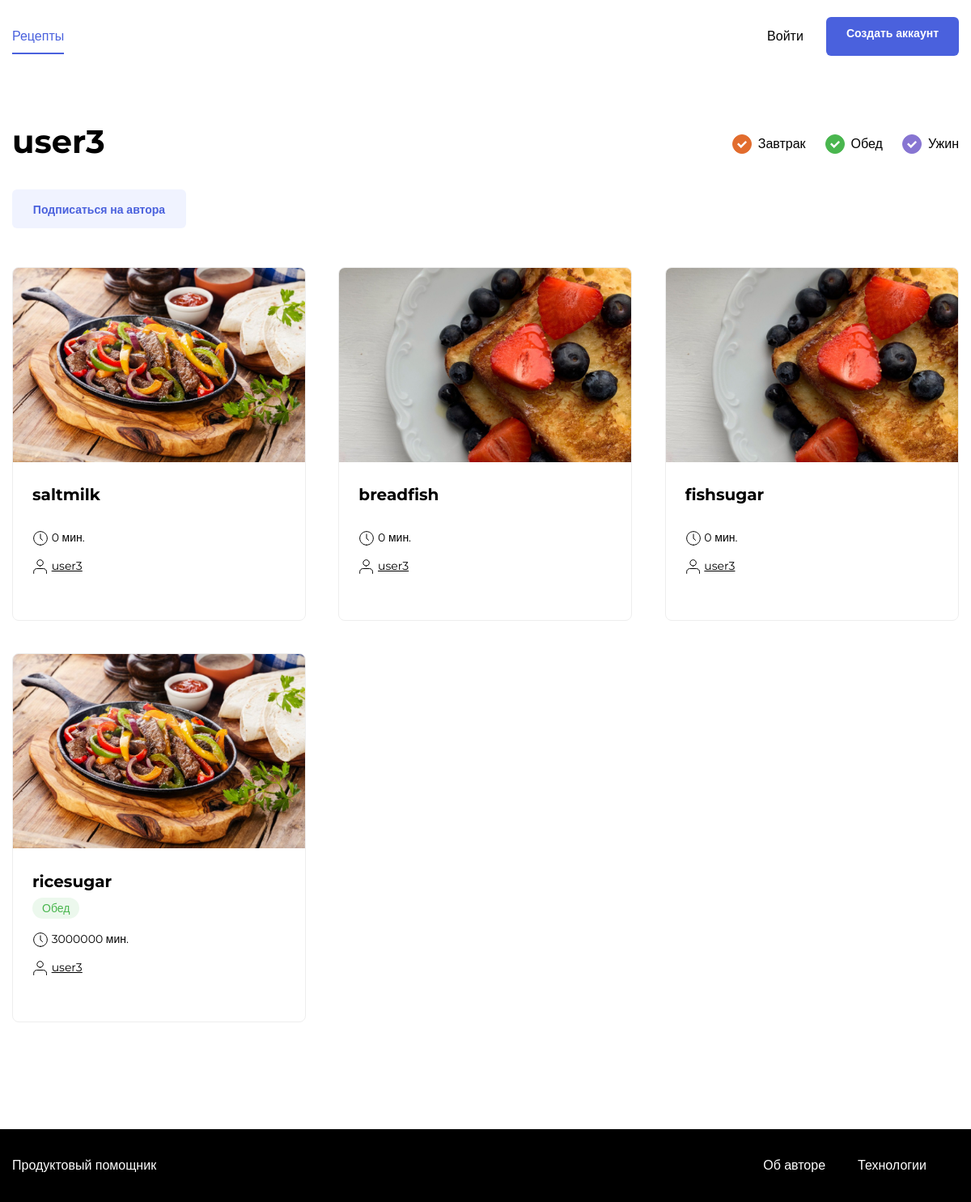
Page /user3/ on the earlier database version.
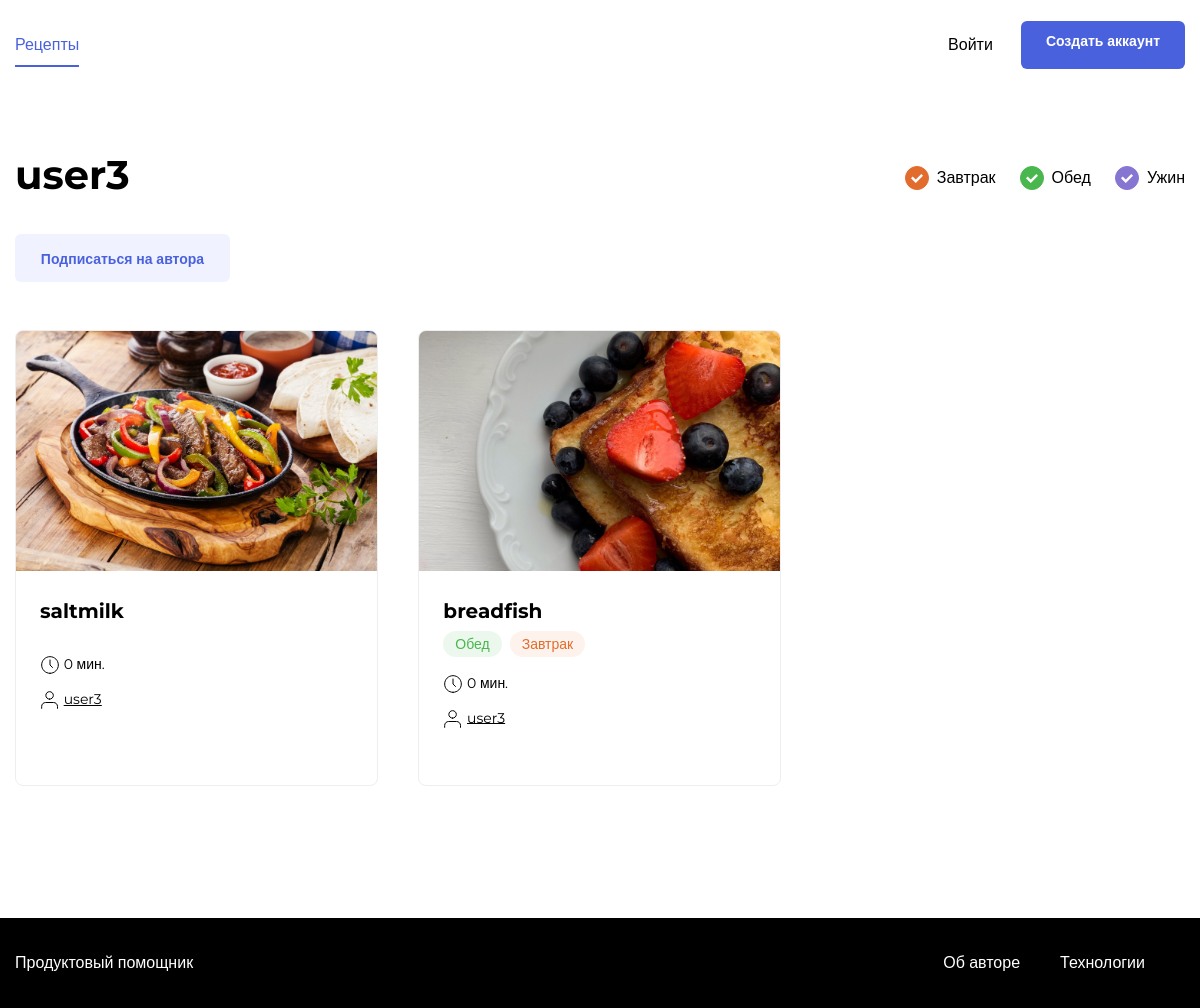
Same page on the later database version.
### recipes/models.py (models this page shows, shortened)
class Recipe(models.Model):
    author = models.ForeignKey(User, on_delete=models.CASCADE, related_name="recipes")
    title = models.CharField(max_length = 100)
    image = models.ImageField(upload_to='static/images/recipes/', blank=True, null=True)
    text = models.TextField(null=True)
    ingredients = models.ManyToManyField(Ingredient, through='recipeingredient')
    tag = models.ManyToManyField('Tag')
    preparing_time = models.PositiveSmallIntegerField(default=0, null=True)

class Tag(models.Model):
    title = models.CharField(max_length=100)
    en_title = models.CharField(max_length=100, null=True)

### foodgram/views.py (the view)
# urls.py: path('<str:author>/', foodgramviews.authors_recipes, name="authors_recipes"),
def authors_recipes(request, author):
    author = get_object_or_404(User, username=author)
    recipe_list = author.recipes.all()
    paginator = Paginator(recipe_list, 6)
    page_number = request.GET.get('page')
    page = paginator.get_page(page_number)
    return render(request, 'authorRecipe.html', {'page': page, 'paginator': paginator, 'author' : author})

### recipes/templates/authorRecipe.html (shortened to what this page needs)
<!doctype html>
<html lang="en">
{% load static %}
<head>
    <link rel="stylesheet" href="{% static './pages/index.css' %}">
</head>
<body class="body">
  <header class="header">
    {% if user.is_authenticated %}
        {% include 'includes/nav_auth.html' %}
    {% else %}
        {% include 'includes/nav_not_auth.html' %}
    {% endif %}
    </header>
    <main class="main container">
        <div class="main__header">
            <h1 class="main__title">{{ author }}</h1>
            <ul class="tags">
                <li class="tags__item">
                    <a id="breakfast" class="tags__checkbox tags__checkbox_style_orange tags__checkbox_active" href="#"></a>
                    <span class="tags__label">Завтрак</span>
                </li>
                <li class="tags__item">
                    <a id="lunch" class="tags__checkbox tags__checkbox_style_green tags__checkbox_active" href="#"></a>
                    <span for="lunch" class="tags__label">Обед</span>
                </li>
                <li class="tags__item">
                    <a id="dinner" class="tags__checkbox tags__checkbox_style_purple tags__checkbox_active" href="#"></a>
                    <label for="dinner" class="tags__label">Ужин</label>
                </li>
            </ul>
        </div>
        <div class="author-subscribe" data-author="{{ author.id }}">
            <p style="padding: 0 0 2em 0;"><button class="button button_style_light-blue button_size_subscribe" name="subscribe" data-out>Подписаться на автора</button></p>
        </div>
        <div class="card-list" >
            {% for recipe in page %}
                {% include 'includes/recipe_content.html' with recipe=recipe %}
            {% endfor %}
        </div>
    </main>
    {% include 'includes/footer.html' %}
</body>
</html>

### recipes/templates/includes/nav_not_auth.html
<nav class="nav">
    <div class="nav__container container">
        <ul class="nav__items list">
            <li class="nav__item nav__item_active"><a href="{% url 'index' %}" class="nav__link link">Рецепты</a></li>
        </ul>
        <ul class="nav__items list">
            <li class="nav__item"><a href="{% url 'login' %}" class="nav__link link">Войти</a></li>
            <li class="nav__item"><a href="{% url 'signup' %}" class="button button_style_blue">Создать аккаунт</a></li>
        </ul>
    </div>
</nav>

### recipes/templates/includes/recipe_content.html (shortened to what this page needs)
{% load static %}
<div class="card" data-id="{{recipe.id}}">
    <a href="{% url 'recipe' recipe_id=recipe.id %}" class="link" target="_blank"><img src="{{ STATIC_URL }}/{{ recipe.image }}" alt="{{ recipe.title }}" class="card__image"></a>
    <div class="card__body">
        <a class="card__title link" href="{% url 'recipe' recipe_id=recipe.id %}" target="_blank">{{ recipe.title }}</a>
        <ul class="card__items">
            {% for tag in recipe.tag.all %}
                {% if tag.title == 'Обед' %}
                    <li class="card__item"><span class="badge badge_style_green">Обед</span></li>
                {% elif tag.title == 'Завтрак' %}
                    <li class="card__item"><span class="badge badge_style_orange">Завтрак</span></li>
                {% elif tag.title == 'Ужин' %}
                    <li class="card__item"><span class="badge badge_style_purple">Ужин</span></li>
                {% endif %}
            {% endfor %}
        </ul>
        <div class="card__items card__items_column">
            <p class="card__text"><span class="icon-time"></span> {{ recipe.preparing_time }} мин. </p>
            <p class="card__text"><span class="icon-user"></span> <a href="{% url 'authors_recipes' author=recipe.author %}" style="color: black"> {{ recipe.author }} </a></p>
        </div>
    </div>
    <div class="card__footer">
    </div>
</div>

### recipes/templates/includes/footer.html
{% load static %}
<footer class="footer">
    <div class="footer__container container">
        <a href="{% static '#' %}" class="footer__brand link">Продуктовый помощник</a>
        <ul class="footer__items">
            <li class="footer__item"><a href="{% static '#' %}" class="footer__link link">Об авторе </a></li>
            <li class="footer__item"><a href="{% static '#' %}" class="footer__link link">Технологии</a></li>
        </ul>
    </div>
</footer>

### static/pages/index.css (style rules this page uses)
* { box-sizing: border-box; }
html, body { min-height: 100%; }

### static/blocks/body/body.css (style rules this page uses)
.body { display: flex; flex-direction: column; }

### static/blocks/container/container.css (style rules this page uses)
.container { max-width: 1200px; padding: 0 15px; margin: 0 auto; width: 100%; }

### static/blocks/link/link.css (style rules this page uses)
.link { text-decoration: none; transition: opacity 0.2s; }

### static/blocks/tags/tags.css (style rules this page uses)
.tags { display: flex; height: 100%; flex-direction: row; list-style: none; padding: 0; }

### static/blocks/tags/__item/tags__item.css (style rules this page uses)
.tags__item { display: flex; align-items: center; margin-right: 24px; }
.tags__item:last-child { margin-right: 0; }

### static/blocks/tags/__label/tags__label.css (style rules this page uses)
.tags__label { font-family: 'Montserrat', sans-serif; font-style: normal; font-weight: 500; font-size: 16px; line-height: 20px; color: #000000; cursor: default; }

### static/blocks/tags/__checkbox/tags__checkbox.css (style rules this page uses)
.tags__checkbox { position: relative; width: 24px; height: 24px; border-radius: 50%; color: #ddd; border: 1px solid currentColor; -webkit-appearance: none; outline: none; margin-right: 8px; cursor: pointer; }

### static/blocks/tags/__checkbox/_style/tags__checkbox_style_green.css (style rules this page uses)
.tags__checkbox_style_green { color: #49B64E; }

### static/blocks/tags/__checkbox/_style/tags__checkbox_style_orange.css (style rules this page uses)
.tags__checkbox_style_orange { color: #E26C2D; }

### static/blocks/tags/__checkbox/_style/tags__checkbox_style_purple.css (style rules this page uses)
.tags__checkbox_style_purple { color: #8775D2; }

### static/blocks/tags/__checkbox/_active/tags__checkbox_active.css (style rules this page uses)
.tags__checkbox_active { background: currentColor; }
.tags__checkbox_active:before { content: ''; position: absolute; background: url("../../../../images/yes.svg"); width: 12px; height: 9px; top: 7px; left: 5px; }

### static/blocks/button/button.css (style rules this page uses)
.button { font-family: 'Montserrat', sans-serif; font-style: normal; font-weight: 600; font-size: 14px; background: none; border-radius: 6px; padding: 12px 24px; height: 48px; line-height: 1; text-decoration: none; border: 1px solid transparent; transition: background 0.2s; outline: none; user-select: none; cursor: pointer; width: max-content; }

### static/blocks/button/_style/button_style_blue.css (style rules this page uses)
.button_style_blue { background: #4A61DD; color: #FFFFFF; transition: background 0.2s; }

### static/blocks/button/_style/button_style_light-blue.css (style rules this page uses)
.button_style_light-blue { background: #F0F3FF; color: #4A61DD; }

### static/blocks/button/size/button_size_subscribe.css (style rules this page uses)
.button_size_subscribe { padding: 17px 18px; width: 215px; }

### static/blocks/header/header.css (style rules this page uses)
.header { display: flex; align-items: center; justify-content: center; }

### static/blocks/nav/nav.css (style rules this page uses)
.nav { height: 90px; width: 100%; }

### static/blocks/nav/__container/nav__container.css (style rules this page uses)
.nav__container { display: flex; justify-content: space-between; height: 100%; align-items: center; }

### static/blocks/nav/__items/nav__items.css (style rules this page uses)
.nav__items { display: flex; height: 100%; flex-direction: row; list-style: none; padding: 0; align-items: center; }

### static/blocks/nav/__item/nav__item.css (style rules this page uses)
.nav__item { display: flex; align-items: center; margin-right: 28px; height: 100%; color: #000000; position: relative; }
.nav__item:last-child { margin-right: 0; }

### static/blocks/nav/__item/_active/nav__item_active.css (style rules this page uses)
.nav__item_active { color: #4A61DD; }
.nav__item_active:after { content: ''; position: absolute; top: 50%; margin-top: 20px; left: 0; width: 100%; height: 2px; background: #4A61DD; }

### static/blocks/nav/__link/nav__link.css (style rules this page uses)
.nav__link { font-style: normal; font-weight: 500; font-size: 16px; line-height: 20px; color: inherit; cursor: pointer; font-family: 'Montserrat', sans-serif; }

### static/blocks/main/main.css (style rules this page uses)
.main { padding-top: 60px; padding-bottom: 80px; flex: 1 0 auto; min-height: calc(100vh - 180px); }

### static/blocks/main/__header/main__header.css (style rules this page uses)
.main__header { display: flex; justify-content: space-between; margin-bottom: 28px; }

### static/blocks/main/__title/main__title.css (style rules this page uses)
.main__title { font-family: 'Montserrat', sans-serif; font-style: normal; font-weight: bold; font-size: 40px; line-height: 49px; color: #000000; padding: 0; margin: 0; }

### static/blocks/card-list/card-list.css (style rules this page uses)
.card-list { display: grid; grid-template-columns: repeat(3, 1fr); grid-template-rows: auto; grid-gap: 40px; margin-bottom: 52px; }

### static/blocks/card/card.css (style rules this page uses)
.card { display: flex; flex-direction: column; max-width: 363px; border: 1px solid #EEEEEE; box-sizing: border-box; border-radius: 8px; overflow: hidden; }

### static/blocks/card/__image/card__image.css (style rules this page uses)
.card__image { height: 240px; width: 100%; object-fit: cover; }

### static/blocks/card/__item/card__item.css (style rules this page uses)
.card__item { margin-right: 8px; }

### static/blocks/card/__title/card__title.css (style rules this page uses)
.card__title { font-family: 'Montserrat', sans-serif; font-style: normal; font-weight: bold; font-size: 20px; line-height: 24px; color: #000000; margin: 0 0 12px; padding: 0; display: block; }

### static/blocks/card/__items/card__items.css (style rules this page uses)
.card__items { display: flex; flex-direction: row; list-style: none; padding: 0; margin: 0 0 20px; }
.card__items:last-child { margin-bottom: 0; }

### static/blocks/card/__items/_column/card__items_column.css (style rules this page uses)
.card__items_column { flex-direction: column; }

### static/blocks/card/__body/card__body.css (style rules this page uses)
.card__body { padding: 24px 24px 12px; flex: 1 0 auto; }

### static/blocks/card/__text/card__text.css (style rules this page uses)
.card__text { font-family: 'Montserrat', sans-serif; font-style: normal; font-weight: normal; font-size: 14px; line-height: 17px; color: #000000; margin: 0 0 15px; padding: 0; }
.card__text:last-child { margin-bottom: 0; }

### static/blocks/card/__footer/card__foter.css (style rules this page uses)
.card__footer { display: flex; justify-content: space-between; align-items: center; padding: 12px 24px 32px; flex: 0 0 auto; }

### static/blocks/footer/footer.css (style rules this page uses)
.footer { background: #000000; height: 90px; flex: 0 0 auto; }

### static/blocks/footer/__container/footer__container.css (style rules this page uses)
.footer__container { display: flex; justify-content: space-between; align-items: center; height: 100%; }

### static/blocks/footer/__link/footer__link.css (style rules this page uses)
.footer__link { font-family: 'Montserrat', sans-serif; font-style: normal; font-weight: 500; font-size: 16px; line-height: 20px; color: #FFFFFF; }

### static/blocks/footer/__item/footer__item.css (style rules this page uses)
.footer__item { margin-right: 40px; }

Differences in the rows shown:
removed Recipe: image (picture), title "fishsugar", preparing_time "0", author "user3"
removed Recipe: image (picture), title "ricesugar", preparing_time "3000000", author "user3", Tag (title "Обед")
changed Recipe "breadfish": gains Tag (title "Завтрак"); gains Tag (title "Обед")
